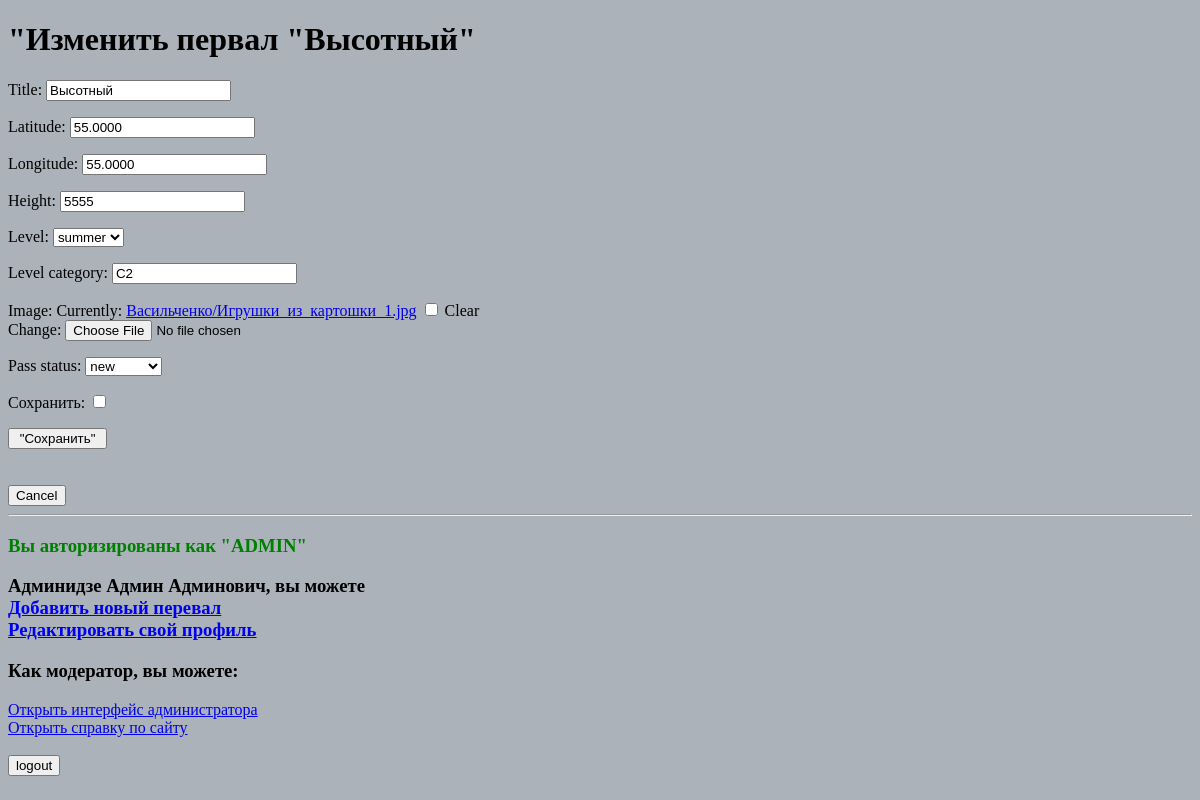
/update/21 (signed in), run on an earlier commit of the app's database.
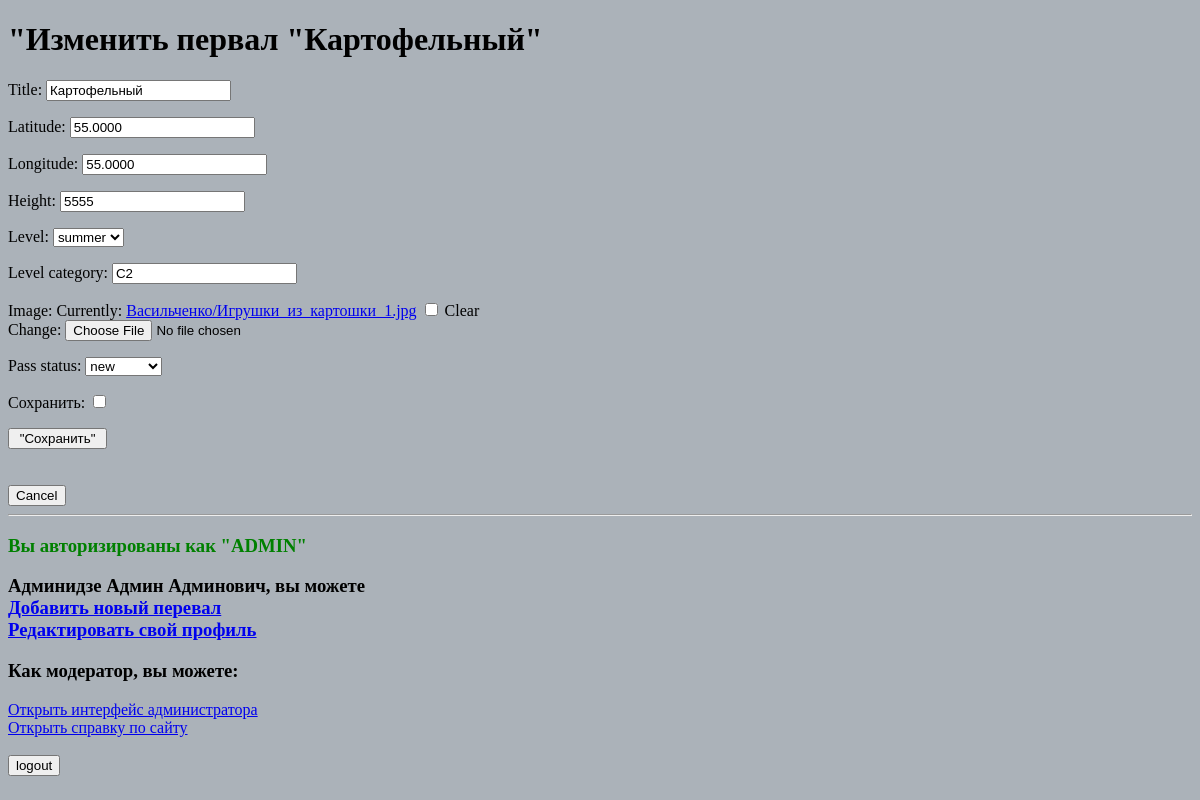
And on a later commit of the database.
### rocks/models.py (models this page shows, shortened)
class MountainPass(models.Model):
    CATEGORY = {"зима": "winter", "весна": "spring", "лето": "summer", "осень": "autumn"}
    """ФСТР проведут модерацию для каждого нового объекта и поменяют поле status
    new;
    pending — если модератор взял в работу;
    accepted — модерация прошла успешно;
    rejected — модерация прошла, информация не принята."""
    STATUS = {"новый": "new", "в ожидании": "pending", "подтвержден": "accepted", "отклонен": "rejected"}
    def user_directory_path(instance, filename):
        return '{0}/{1}'.format(instance.tourist.last_name, filename)
    tourist = models.ForeignKey(Tourist, on_delete=models.CASCADE)
    beauty_title = models.CharField(max_length=100, default="пер. ")
    title = models.CharField(max_length=100)
    add_time = models.DateTimeField(auto_now_add=True)
    latitude = models.DecimalField(max_digits=6, decimal_places=4)
    longitude = models.DecimalField(max_digits=6, decimal_places=4)
    height = models.IntegerField()
    level = models.CharField(choices=CATEGORY, max_length=100)
    level_category = models.CharField(max_length=100)
    image = models.ImageField(upload_to=user_directory_path, blank=True)
    pass_status = models.CharField(choices=STATUS, max_length=50,  default="новый", help_text="Изменить статус после проверки")

### rocks/views.py (the view, shortened to what this page needs)
# urls.py: path('update/<int:pk>', RockUpdateView.as_view(), name='update'),
class RockUpdateView(PermissionRequiredMixin, UpdateView):
    permission_required = ('rocks.change_mountainpass')
    form_class = RockUpdateForm
    model = MountainPass
    context_object_name = 'rock'
    template_name = 'rocks/update.html'
    success_url = '/'
    def get_form_kwargs(self):
        kwargs = super().get_form_kwargs()
        kwargs.update({'tourist': self.request.user})
        return kwargs
    def get_object(self, **kwargs):
        _id = self.kwargs.get('pk')
        return MountainPass.objects.get(pk=_id)

### rocks/forms.py
class RockUpdateForm(ModelForm):
    def __init__(self, *args, **kwargs):
        self.user = kwargs.pop('tourist')
        super().__init__(*args, **kwargs)
        if not self.user.is_superuser:
            self.fields.pop('pass_status')
    check_box = BooleanField(label='Сохранить')
    class Meta:
        model = MountainPass
        fields = ['title', 'latitude', 'longitude', 'height', 'level',
                  'level_category', 'image', 'pass_status']  # 'tourist'

### users/models.py (called while the page is built)
    def __str__(self):
        return f" {self.last_name} {self.first_name} {self.middle_name}"

### rocks/templates/rocks/update.html (shortened to what this page needs)
{% extends 'index.html' %}
{% load static %}
{% block text %}
<h1> "Изменить первал "{{ rock.title }}"</h1>
{% endblock %}
{% block content %}
{% if rock.pass_status == "новый" and user.tourist or user.is_superuser %}
<div class="features">
    <form method="POST" class="form-parent" enctype="multipart/form-data">
        {% for f in form %}
        <p label class="form-label" for={{ f.id_for_lablel }}>
            {{f.label}}: </label> {{f}} </p>
        {% endfor %}
        <input type="submit" value=' "Сохранить" '>
    </form>
</div>
<br/>  <br/>
{% else %}
<h2 style='color:red'>{{ user.tourist }}Вы не можете изменить перевал, не являясь "Туристом"</h2>
{% endif %}
<input type="button" value="Cancel" onclick="history.back()"/>
{% endblock content %}

What changed in the data, as far as the page shows it:
changed MountainPass "summer": title "Высотный" → "Картофельный"
